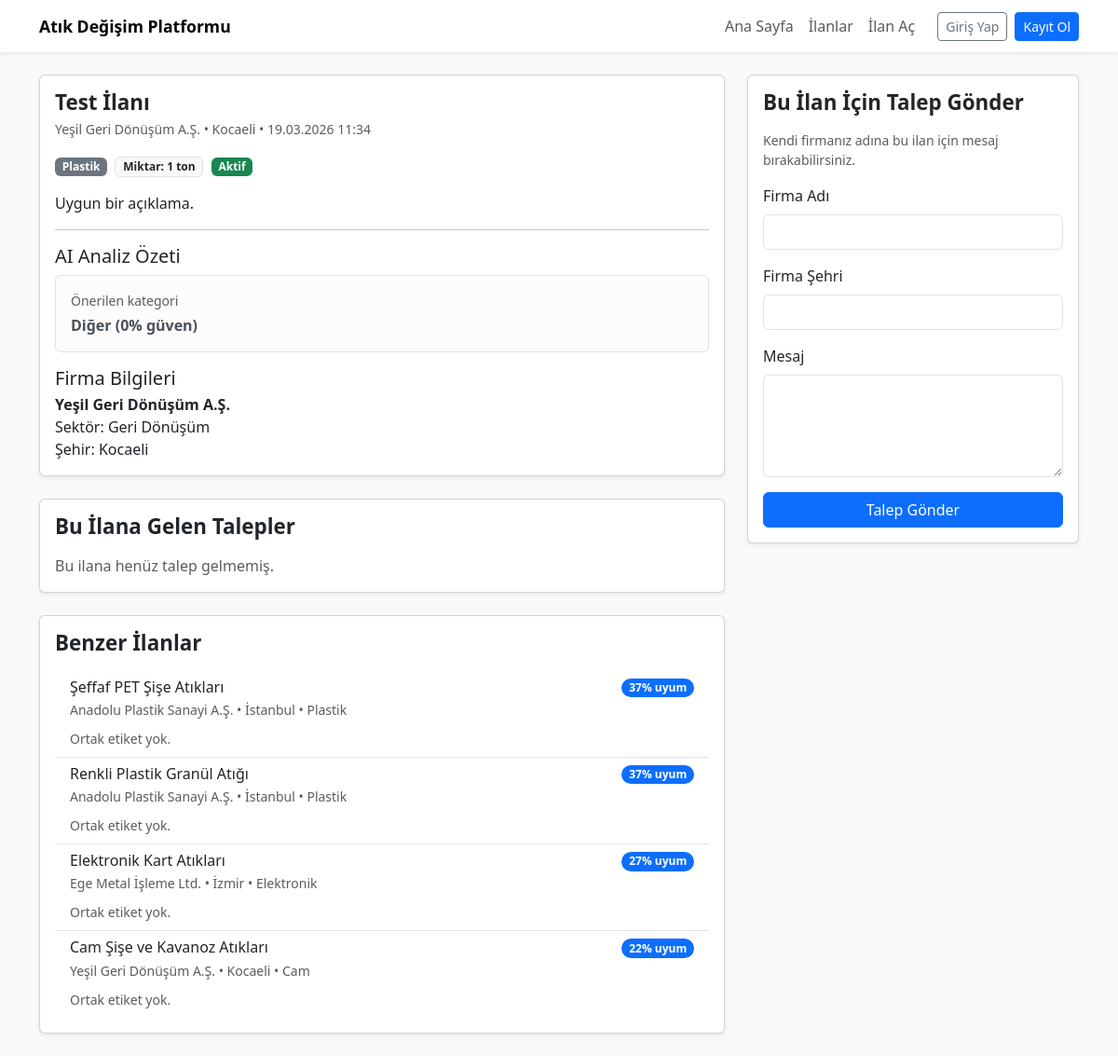
The page /listing/11 on the database as committed earlier.
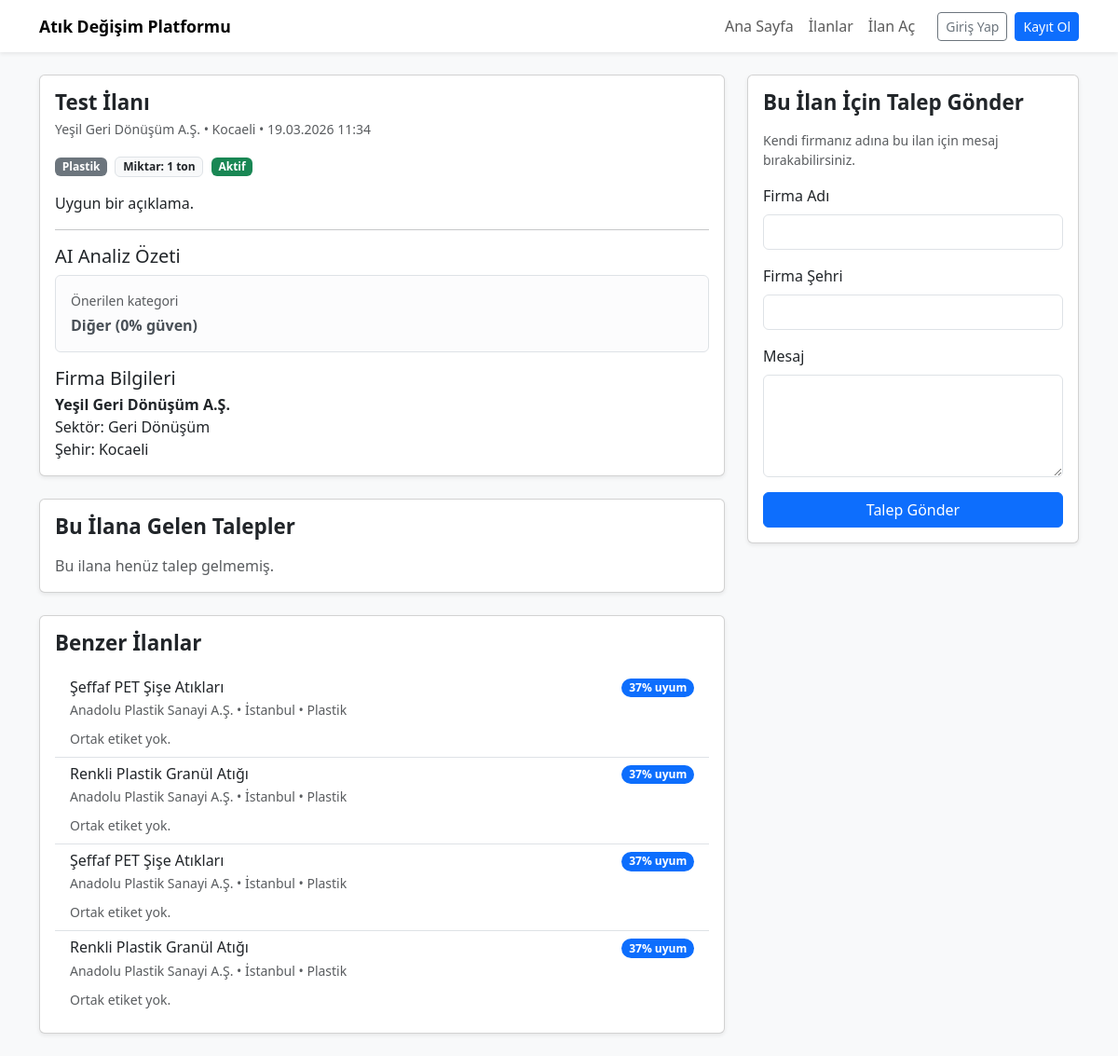
The same page on the database as committed later.
### models.py (models this page shows, shortened)
class Listing(db.Model):
    __tablename__ = "listings"
    id = db.Column(db.Integer, primary_key=True)
    firm_id = db.Column(
        "company_id",
        db.Integer,
        db.ForeignKey("companies.id"),
        nullable=False,
    )
    title = db.Column(db.String(200), nullable=False)
    description = db.Column(db.Text, nullable=False)
    category = db.Column(db.String(100), nullable=False)
    quantity = db.Column(db.String(100), nullable=False)
    city = db.Column(db.String(100), nullable=False)
    price = db.Column(db.Float, nullable=True)
    status = db.Column(db.String(50), default="Aktif", nullable=False)
    created_at = db.Column(db.DateTime, default=datetime.utcnow, nullable=False)
    tags = db.Column(db.Text, nullable=True)
    requests = db.relationship("ListingRequest", backref="listing", lazy=True)
    @property
    def tags_list(self) -> list[str]:
        if not getattr(self, "tags", None):
            return []
        raw = self.tags.strip()
        if not raw:
            return []
        if raw.startswith("["):
            try:
                parsed = json.loads(raw)
                if isinstance(parsed, list):
                    return [str(x) for x in parsed if str(x).strip()]
            except Exception:
                pass

class Firm(db.Model):
    __tablename__ = "companies"
    id = db.Column(db.Integer, primary_key=True)
    user_id = db.Column(db.Integer, db.ForeignKey("users.id"), nullable=True, unique=True)
    name = db.Column(db.String(200), nullable=False)
    city = db.Column(db.String(100), nullable=False)
    sector = db.Column(db.String(200), nullable=False)
    description = db.Column(db.Text, nullable=True)
    phone = db.Column(db.String(50), nullable=True)
    created_at = db.Column(db.DateTime, default=datetime.utcnow, nullable=False)
    listings = db.relationship("Listing", backref="firm", lazy=True)

### app.py (the view, shortened to what this page needs)
    @app.route("/listing/<int:listing_id>", methods=["GET", "POST"])
    def listing_detail(listing_id: int):
        listing = Listing.query.get(listing_id)
        if listing is None:
            abort(404)
        requests_for_listing = (
            ListingRequest.query.filter_by(listing_id=listing.id)
            .order_by(ListingRequest.created_at.desc())
            .all()
        )
        analysis = analyze_listing_text(listing.description or "")
        similar_listings = recommend_similar_listings(
            listing,
            Listing.query.filter(Listing.id != listing.id, Listing.status == "Aktif").all(),
            limit=4,
        )
        analysis_suggestion = {
            "predicted_category": analysis.get("predicted_category", "Diğer"),
            "confidence": analysis.get("confidence", 0),
        }
        return render_template(
            "listings/detail.html",
            title=f"İlan Detayı - {listing.title}",
            listing=listing,
            requests_for_listing=requests_for_listing,
            analysis_suggestion=analysis_suggestion,
            analysis_tags=analysis.get("tags") or [],
            similar_listings=similar_listings,
        )

### services/listing_analyzer.py (called while the page is built)
def analyze_listing_text(description: str) -> Dict[str, object]:
    _provider = os.environ.get("LISTING_ANALYZER_PROVIDER", "local").lower().strip()
    _ = _provider
    predicted_category, confidence = predict_category_from_text(description)
    tags: List[str] = extract_tags_from_text(description, max_tags=5)
    return {
        "predicted_category": predicted_category,
        "confidence": confidence,
        "tags": tags,
    }

### services/local_analyzer.py (called while the page is built, shortened)
def _score_keywords(rules: List[CategoryRule], normalized_text: str) -> int:
    score = 0
    for rule in rules:
        if rule.keyword in normalized_text:
            score += rule.weight
    return score

def predict_category_from_text(description: str) -> tuple[str, int]:
    normalized = normalize_text_tr(description)
    if not normalized:
        return "Diğer", 0
    scores: Dict[str, int] = {}
    for category, rules in CATEGORY_RULES.items():
        scores[category] = _score_keywords(rules, normalized)
    best_category = max(scores.keys(), key=lambda c: scores[c])
    best_score = scores[best_category]
    if best_score <= 0:
        return "Diğer", 0

### templates/listings/detail.html (shortened to what the changed rows need)
{% extends "base.html" %}
{% block content %}
<div class="row">
  <div class="col-lg-8">
    <div class="card shadow-sm mb-4">
      <div class="card-body">
        <h2 class="section-title mb-1">{{ listing.title }}</h2>
        <p class="text-muted small mb-3">
          {{ listing.firm.name if listing.firm else "—" }} • {{ listing.firm.city if listing.firm else listing.city }} •
          {{ listing.created_at.strftime('%d.%m.%Y %H:%M') }}
        </p>
        <div class="mb-3">
          <span class="badge bg-secondary me-1">{{ listing.category }}</span>
          <span class="badge bg-light text-dark border me-1">
          </span>
          <span class="badge bg-{{ 'success' if listing.status == 'Aktif' else 'secondary' }}">
          </span>
        </div>
        {% set tags = listing.tags_list if listing.tags_list else analysis_tags %}
        <p class="mb-3">
          {{ listing.description }}
        </p>
        <hr>
        <div class="mb-3">
          <h5 class="mb-2">AI Analiz Özeti</h5>
          <div class="alert alert-light border mb-0">
          </div>
        </div>
        <h5 class="mb-1">Firma Bilgileri</h5>
        <p class="mb-0">
          <strong>{{ listing.firm.name if listing.firm else "—" }}</strong><br>
          Sektör: {{ listing.firm.sector if listing.firm else "—" }}<br>
          Şehir: {{ listing.firm.city if listing.firm else listing.city }}
        </p>
      </div>
    </div>
    <div class="card shadow-sm mt-4">
      <div class="card-body">
        {% if similar_listings and similar_listings|length > 0 %}
          <div class="list-group list-group-flush">
            {% for item in similar_listings %}
              <a
                href="{{ url_for('listing_detail', listing_id=item.listing.id) }}"
                class="list-group-item list-group-item-action"
              >
                <div class="d-flex justify-content-between align-items-start gap-3">
                  <div class="me-2">
                    <h6 class="mb-1">{{ item.listing.title }}</h6>
                    <div class="text-muted small">
                      {{ item.listing.firm.name if item.listing.firm else "—" }} • {{ item.listing.city }} •
                      {{ item.listing.category }}
                    </div>
                  </div>
                  <span class="badge bg-primary rounded-pill">
                    {{ item.uyum_skoru }}% uyum
                  </span>
                </div>
                {% if item.ortak_etiketler and item.ortak_etiketler|length > 0 %}
                  <div class="mt-2">
                    {% for tag in item.ortak_etiketler[:4] %}
                      <span class="badge bg-secondary me-1">{{ tag }}</span>
                    {% endfor %}
                  </div>
                {% else %}
                  <div class="mt-2">
                    <span class="text-muted small">Ortak etiket yok.</span>
                  </div>
                {% endif %}
              </a>
            {% endfor %}
          </div>
        {% else %}
          <p class="text-muted mb-0">Uygun benzer ilan bulunamadı.</p>
        {% endif %}
      </div>
    </div>
  </div>
</div>
{% endblock %}

Rows that differ between the two databases and show on the page:
no longer on this page (row unchanged): Listing: listing "Elektronik Kart Atıkları", listing.city "İzmir", listing.category "Elektronik"
no longer on this page (row unchanged): Firm: listing.firm "Ege Metal İşleme Ltd."
no longer on this page (row unchanged): Listing: listing "Cam Şişe ve Kavanoz Atıkları", listing.city "Kocaeli", listing.category "Cam"
added Listing: listing "Şeffaf PET Şişe Atıkları", listing.city "İstanbul", listing.category "Plastik"
added Firm: listing.firm "Anadolu Plastik Sanayi A.Ş." "Anadolu Plastik Sanayi A.Ş."
added Listing: listing "Renkli Plastik Granül Atığı", listing.city "İstanbul", listing.category "Plastik"
Other text that changed with them:
new list line: "Şeffaf PET Şişe Atıkları İstanbul Plastik"
new list line: "Anadolu Plastik Sanayi A.Ş."
new list line: "• • 37 % uyum Ortak etiket yok."
new list line: "Renkli Plastik Granül Atığı İstanbul Plastik"
list line gone: "• • 27 % uyum Ortak etiket yok."
list line gone: "Yeşil Geri Dönüşüm A.Ş."
list line gone: "• • 22 % uyum Ortak etiket yok."
